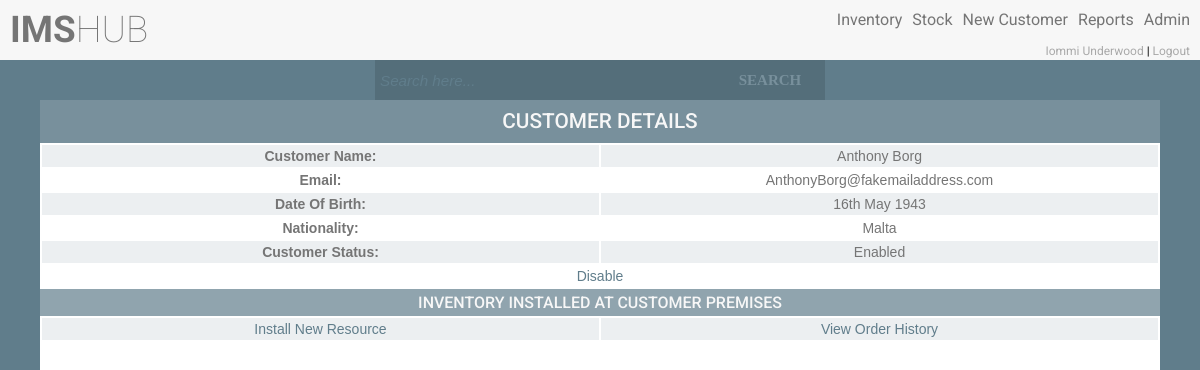
Page /viewCustomerDetails.php?id=90 (signed in) on the committed database.
### tables this page shows
CREATE TABLE `users` (
  `uid` int(11) NOT NULL AUTO_INCREMENT,
  `name` varchar(50) NOT NULL,
  `surname` varchar(50) NOT NULL,
  `email` varchar(50) NOT NULL,
  `username` varchar(30) NOT NULL,
  `password` varchar(100) NOT NULL,
  `salt` varchar(32) NOT NULL,
  `user_type_id` int(11) NOT NULL,
  `user_status_id` int(11) NOT NULL,
  `resource_location_id` int(11) DEFAULT NULL,
  PRIMARY KEY (`uid`),
  UNIQUE KEY `uq_email` (`email`),
  UNIQUE KEY `uq_username` (`username`),
  KEY `fk_user_type_id` (`user_type_id`),
  KEY `fk_user_status_id` (`user_status_id`),
  CONSTRAINT `fk_user_status_id` FOREIGN KEY (`user_status_id`) REFERENCES `user_statuses` (`user_status_id`),
  CONSTRAINT `fk_user_type_id` FOREIGN KEY (`user_type_id`) REFERENCES `user_types` (`user_type_id`)
);

CREATE TABLE `customer_accounts` (
  `customer_account_id` int(11) NOT NULL AUTO_INCREMENT,
  `customer_name` varchar(50) NOT NULL,
  `customer_surname` varchar(50) NOT NULL,
  `customer_email` varchar(100) NOT NULL,
  `customer_dob` date NOT NULL,
  `nationality_id` int(11) NOT NULL,
  `customer_account_status_id` int(11) NOT NULL,
  PRIMARY KEY (`customer_account_id`),
  UNIQUE KEY `uq_customer_email` (`customer_email`),
  KEY `fk_nationality_id` (`nationality_id`),
  KEY `fk_customer_account_status_id` (`customer_account_status_id`),
  KEY `ix_name` (`customer_name`),
  KEY `ix_surname` (`customer_surname`),
  CONSTRAINT `fk_customer_account_status_id` FOREIGN KEY (`customer_account_status_id`) REFERENCES `customer_account_statuses` (`customer_account_status_id`),
  CONSTRAINT `fk_nationality_id` FOREIGN KEY (`nationality_id`) REFERENCES `nationalities` (`nationality_id`)
);

CREATE TABLE `nationalities` (
  `nationality_id` int(11) NOT NULL AUTO_INCREMENT,
  `nationality` varchar(50) NOT NULL,
  PRIMARY KEY (`nationality_id`),
  UNIQUE KEY `uq_nationality` (`nationality`)
);

CREATE TABLE `customer_account_statuses` (
  `customer_account_status_id` int(11) NOT NULL AUTO_INCREMENT,
  `customer_account_status` varchar(50) NOT NULL,
  PRIMARY KEY (`customer_account_status_id`),
  UNIQUE KEY `uq_customer_account_status` (`customer_account_status`)
);

### classes/config.php (called while the page is built)
<?php
class config
{
    public static function get($path = null)
    {
        if ($path) {
            $config = $GLOBALS['config'];
            $path = explode('/', $path);
            foreach ($path as $bit) {
                if (isset($config[$bit])) {
                    $config = $config[$bit];
                }
            }
            return $config;
        }
        return false;
    }
}

### classes/db.php (called while the page is built, shortened)
<?php
class db
{
    private static $_instance = null;
    private $_pdo,
            $_query,
            $_error = false,
            $_results,
            $_count = 0;
    private function __construct()
    {
        try {
            $this->_pdo = new PDO('mysql:host=' . config::get('mysql/host') . ';dbname=' . config::get('mysql/db'), config::get('mysql/username'), config::get('mysql/password'));
        } catch (PDOException $e) {
            die($e->getMessage());
        }
    }
    public static function getInstance()
    {
        if (!isset(self::$_instance)) {
            self::$_instance = new db();
        }
        return self::$_instance;
    }
    public function query($sql, $params = array())
    {
        $this->_error = false;
        if ($this->_query = $this->_pdo->prepare($sql)) {
            $x = 1;
            if (count($params)) {
                foreach ($params as $param) {
                    $this->_query->bindValue($x, $param);
                    $x++;
                }
            }
            if ($this->_query->execute()) {
                $this->_results = $this->_query->fetchAll(PDO::FETCH_OBJ);
                $this->_count = $this->_query->rowCount();
            } else {
                $this->_error = true;
            }
        }
        return $this;
    }
    public function action($action, $table, $where = array()){
        if (count($where) === 3) {
            $operators = array('=', '>', '<', '>=', '<=');
            $field      = $where[0];
            $operator   = $where[1];
            $value      = $where[2];
            if (in_array($operator, $operators)) {
                $sql = "{$action} from {$table} where {$field} {$operator} ?";
                if (!$this->query($sql, array($value))->error()) {
                    return $this;
                }
            }
        }
        return false;
    }
    public function get($table, $where){
        return $this->action('select *', $table, $where);
    }
    public function results()
    {
        return $this->_results;
    }
    public function first(){
        return $this->results()[0];
    }
    public function error()
    {
        return $this->_error;
    }
    public function count()
    {
        return $this->_count;
    }
}

### Classes/user.php (called while the page is built, shortened)
<?php
class user
{
    private $_db,
            $_data,
            $_sessionName,
            $_cookieName,
            $_isLoggedIn,
            $_profile,
            $_usersList;
    public function __construct($user = null){
        $this->_db = db::getInstance();
        $this->_sessionName = config::get('session/session_name');
        if (!$user){
            if (session::exists($this->_sessionName)){
                $user = session::get($this->_sessionName);
                if ($this->find($user)){
                    $this->_isLoggedIn = true;
                } else {
                }
            }
        } else {
            $this->find($user);
        }
    }
    public function find($user = null){
        if ($user) {
            $field = (is_numeric($user)) ? 'uid' : 'username';
            $data = $this->_db->get('users', array($field, '=', $user));
            if ($data->count()){
                $this->_data = $data->first();
                return true;
            }
        }
        return false;
    }
    public function hasPermission($key){
        $type = $this->_db->get('user_types', array('user_type_id', '=', $this->data()->user_type_id));
        if ($type->count()){
            $permissions = json_decode($type->first()->user_permissions, true);
            if (isset($permissions[$key]) == true){
                return true;
            }
        }
        return false;
    }
    public function data(){
        return $this->_data;
    }
    public function isLoggedIn(){
        return $this->_isLoggedIn;
    }
}

### classes/session.php (called while the page is built, shortened)
<?php
class session
{
    public static function exists($name){
        return (isset($_SESSION[$name])) ? true : false;
    }
    public static function get($name){
        return $_SESSION[$name];
    }
}

### functions/sanitize.php (called while the page is built)
<?php
function escape($string){
    return htmlentities($string, ENT_QUOTES, 'UTF-8');
}

### classes/customer.php (the view, shortened to what this page needs)
<?php
class customer
{
    private $_db,
        $_data;
    public function __construct($user = null){
        $this->_db = db::getInstance();
    }
            ?>
            <?php
    public function getCustomerDetails($customerId){
        $sql = "SELECT
                    CONCAT(ca.customer_name,
                            ' ',
                            ca.customer_surname) AS fullName,
                    ca.customer_email,
                    date_format(ca.customer_dob,'%D %b %Y') as customer_dob,
                    n.nationality,
                    ca.customer_account_status_id,
                    cas.customer_account_status
                FROM
                    ims.customer_accounts ca
                        INNER JOIN
                    ims.nationalities n ON ca.nationality_id = n.nationality_id
                        INNER JOIN
                    ims.customer_account_statuses cas ON ca.customer_account_status_id = cas.customer_account_status_id
                WHERE
                    ca.customer_account_id = {$customerId}";
        $get = $this->_db->query($sql);
        if (!$get->count()) {
            echo 'could not get data';
        } else {
            foreach ($get->results() as $c) {
                $fullName = escape($c->fullName);
                $email = escape($c->customer_email);
                $dob = escape($c->customer_dob);
                $nationality = escape($c->nationality);
                $customerStatusId = escape($c->customer_account_status_id);
                $customerStatus = escape($c->customer_account_status);
            }
            ?>
            <div class="separator">
                <h1>Customer Details</h1>
            </div>
            <table class="ctable">
                <tr>
                    <td><b>Customer Name: </b></td>
                    <td><?php echo $fullName; ?></td>
                </tr>
                <tr>
                    <td><b>Email: </b></td>
                    <td><?php echo $email; ?></td>
                </tr>
                <tr>
                    <td><b>Date Of Birth: </b></td>
                    <td><?php echo $dob; ?></td>
                </tr>
                <tr>
                    <td><b>Nationality: </b></td>
                    <td><?php echo $nationality; ?></td>
                </tr>
                <tr>
                    <td><b>Customer Status: </b></td>
                    <td><?php echo $customerStatus; ?></td>
                </tr>
                <?php
                $user = new user();
                    ?>
                <?php
                if ($customerStatusId == 1){
                    if ($user->hasPermission('changeCustomerStatus') || $user->hasPermission('allAccess')) {
                        ?>
                        <tr>
                            <td colspan="2"><a href="changeCustomerStatus.php?id=<?php echo $customerId; ?>&statusId=2">Disable</a></td>
                        </tr>
                        <?php
                    }
                }
                ?>
            </table>
            <?php
        }
    }
    public function getInventoryCPE($customerId) {
        ?>
        <div class="separator">
            <h2>Inventory installed at customer premises</h2>
        </div>
        <?php
        $sql = "SELECT
                    r.resource_id,
                    r.resource_unique_value,
                    rm.resource_model,
                    rt.resource_type,
                    rb.resource_brand,
                    rs.resource_status,
                    rl.resource_location_name,
                    ca.customer_account_status_id
                FROM
                    ims.resources r
                        INNER JOIN
                    ims.resource_models rm ON r.resource_model_id = rm.resource_model_id
                        INNER JOIN
                    ims.resource_brands rb ON rm.resource_brand_id = rb.resource_brand_id
                        INNER JOIN
                    ims.resource_types rt ON r.resource_type_id = rt.resource_type_id
                        INNER JOIN
                    ims.resource_statuses rs ON r.resource_status_id = rs.resource_status_id
                        INNER JOIN
                    ims.resource_locations rl ON r.resource_location_id = rl.resource_location_id
                        INNER JOIN
                    ims.customer_accounts ca ON r.customer_account_id = ca.customer_account_id
                WHERE
                    r.customer_account_id = {$customerId}
                        AND r.resource_status_id = 2
                        AND r.resource_location_id = 7";
        $get = $this->_db->query($sql);
        if (!$get->count()) {
            ?>
            <table class="ctable">
                <tr>
                    <td><a href="viewCustomerDetails.php?id=<?php echo $customerId; ?>&installResource">Install New Resource</a></td>
                    <td><a href="viewOrders.php?id=<?php echo $customerId; ?>">View Order History</a></td>
                </tr>
            </table>
            <?php
        }
    }
}

### header.php (shortened to what this page needs)
<?php
$user = new user();
if ($user->isLoggedIn()) {
    $name = escape($user->data()->name);
    $surname = escape($user->data()->surname);
    ?>
    <!DOCTYPE html>
    <html>
    <head>
        <link rel='stylesheet prefetch'
              href='http://ajax.googleapis.com/ajax/libs/jqueryui/1.11.2/themes/smoothness/jquery-ui.css'>
        <link rel="stylesheet" href="//code.jquery.com/ui/1.12.1/themes/base/jquery-ui.css">
        <link rel="stylesheet" href="css/style.css">
    </head>
    <body>
    <div class="width-height">
        <div class="fixheader">
            <div class="header">
                <div class="logo">
                    <?php
                    if ($user->hasPermission('access') || $user->hasPermission('allAccess')) {
                        echo '<h1 class="header-heading"><a href="main.php"><strong>IMS</strong>HUB</a></h1>';
                    }
                    ?>
                </div>
                <div class="menu">
                    <ul class="nav">
                        <?php
                        if ($user->hasPermission('inventory') || $user->hasPermission('allAccess')) {
                            echo '<li><a href="inventory.php">Inventory</a></li>';
                        }
                        if ($user->hasPermission('allStockLevels') || $user->hasPermission('allAccess')) {
                            echo '<li><a href="stockLevels.php">Stock</a></li>';
                        }
                        if ($user->hasPermission('newCustomer') || $user->hasPermission('allAccess')) {
                            echo '<li><a href="newCustomer.php">New Customer</a></li>';
                        }
                        if ($user->hasPermission('reports') || $user->hasPermission('allAccess')) {
                            echo '<li><a href="reports.php">Reports</a></li>';
                        }
                        if ($user->hasPermission('admin') || $user->hasPermission('allAccess')) {
                            echo '<li><a href="admin.php">Admin</a></li>';
                        }
                        if ($user->hasPermission('access') || $user->hasPermission('allAccess')) {
                            echo '<br><div  class="user">
                                    <a href="profile.php">' . $name . ' ' . $surname . '</a>
                                    |
                                    <a href="logout.php">Logout</a>
                                  </div>';
                        }
                        ?>
                    </ul>
                </div>
            </div>
            <div class="nav-bar">
                <div class="search">
                    <?php
                    if ($user->hasPermission('search') || $user->hasPermission('allAccess')) {
                    ?>
                        <form action="search.php" method="post" class="form-wrapper cf">
                            <input type="text" name="search" placeholder="Search here..." autocomplete="off" required="required">
                            <button type="submit">Search</button>
                        </form>
                    <?php
                    }
                    ?>
                </div>
            </div>
        </div>
    </body>
    </html>
    <?php
} else {
    $hash = new hash();
    redirect::to('index.php?' . hash::sha256('nologin' . $hash->getSalt()));
}
?>

### rows in the picture
users: name "Iommi", surname "Underwood"
customer_accounts: customer_email "AnthonyBorg@fakemailaddress.com", nationality.nationality "Malta", customer_account_status.customer_account_status "Enabled"

### other values in the picture
$fullName "Anthony Borg"
$dob "16th May 1943"
